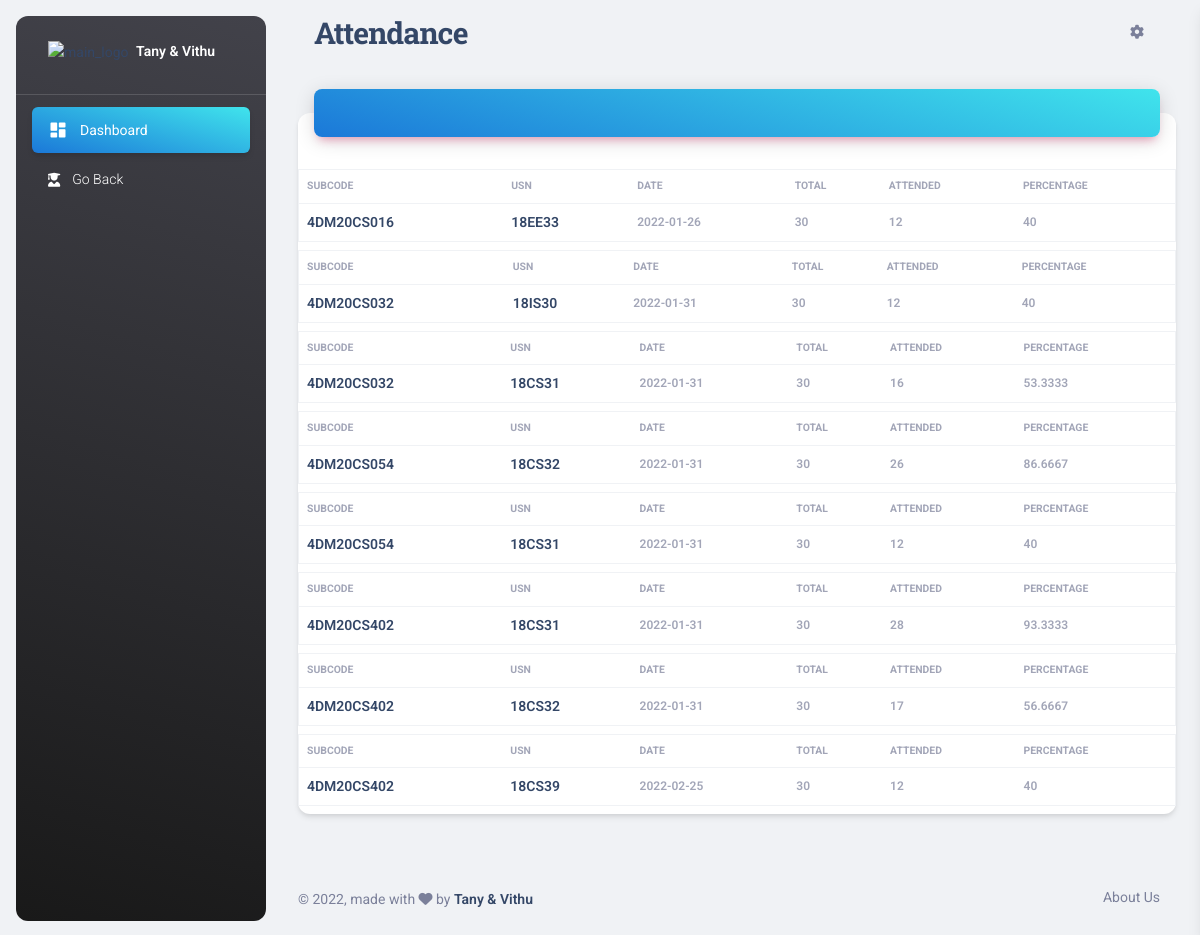
The app's page /seeat.php with its own data.
### tables this page shows
CREATE TABLE `attendance` (
  `usnn` varchar(50) NOT NULL,
  `sub` varchar(50) NOT NULL,
  `date` date NOT NULL,
  `total` int(100) NOT NULL,
  `attended` int(100) NOT NULL,
  `percentage` float NOT NULL
);

### seeat.php (the view, shortened to what this page needs)
<?php
  $conn = mysqli_connect('localhost','root','','collegedb');
?>
<!DOCTYPE html>
<html lang="en">
<head>
  <link href="assets/css/nucleo-icons.css" rel="stylesheet" />
  <link href="assets/css/nucleo-svg.css" rel="stylesheet" />
  <link id="pagestyle" href="assets/css/material-dashboard.css?v=3.0.0" rel="stylesheet" />
</head>
<body class="g-sidenav-show  bg-gray-200">
  <aside class="sidenav navbar navbar-vertical navbar-expand-xs border-0 border-radius-xl my-3 fixed-start ms-3   bg-gradient-dark" id="sidenav-main">
    <div class="sidenav-header">
      <a class="navbar-brand m-0"  >
        <img src="#" class="navbar-brand-img h-100" alt="main_logo">
        <span class="ms-1 font-weight-bold text-white">Tany & Vithu</span>
      </a>
    </div>
    <hr class="horizontal light mt-0 mb-2">
    <div class="collapse navbar-collapse  w-auto  max-height-vh-100" id="sidenav-collapse-main">
      <ul class="navbar-nav">
        <li class="nav-item">
          <a class="nav-link text-white active bg-gradient-primary" >
            <div class="text-white text-center me-2 d-flex align-items-center justify-content-center">
              <i class="material-icons opacity-10">dashboard</i>
            </div>
            <span class="nav-link-text ms-1">Dashboard</span>
          </a>
        </li>
        <li class="nav-item">
          <a class="nav-link text-white " href="marks.php">
            <div class="text-white text-center me-2 d-flex align-items-center justify-content-center">
              <i class="fas fa-user-graduate"></i>
            </div>
            <span class="nav-link-text ms-1">Go Back</span>
          </a>
        </li>
  </aside>
  <main class="main-content position-relative max-height-vh-100 h-100 border-radius-lg ">
    <nav class="navbar navbar-main navbar-expand-lg px-0 mx-4 shadow-none border-radius-xl" id="navbarBlur" navbar-scroll="true">
      <div class="container-fluid py-1 px-3">
        <nav aria-label="breadcrumb">
          <h3 class="font-weight-bolder mb-0">Attendance</h3>
        </nav>
        <div class="collapse navbar-collapse mt-sm-0 mt-2 me-md-0 me-sm-4" id="navbar">
          <ul class="navbar-nav  justify-content-end">
            <li class="nav-item px-3 d-flex align-items-center">
              <a href="javascript:;" class="nav-link text-body p-0">
                <i class="fa fa-cog fixed-plugin-button-nav cursor-pointer"></i>
              </a>
            </li>
          </ul>
        </div>
      </div>
    </nav>
     <div class="container-fluid py-4">
      <div class="row">
        <div class="col-12">
          <div class="card my-4">
            <div class="card-header p-0 position-relative mt-n4 mx-3 z-index-2">
              <div class="bg-gradient-primary shadow-primary border-radius-lg pt-4 pb-3">
              </div>
            </div>
            <div class="card-body px-0 pb-2">
              <div class="table-responsive p-0">
      <?php
    $query = "SELECT * FROM attendance ORDER BY usnn";
    $result = mysqli_query($conn, $query);
    if(mysqli_num_rows($result)>0){
      while($row = mysqli_fetch_array($result)){
    ?>
                <table class="table align-items-center mb-0" border = 1 cellspacing = 0 cellpadding = 10>
                  <tr>
                    <th  class="text-uppercase  text-xxs font-weight-bolder opacity-7">subcode</th>
                      <th  class="text-uppercase  text-xxs font-weight-bolder opacity-7">usn</th>
                      <th  class="text-uppercase  text-xxs font-weight-bolder opacity-7">date</th>
                      <th  class="text-uppercase  text-xxs font-weight-bolder opacity-7">total</th>
                      <th  class="text-uppercase  text-xxs font-weight-bolder opacity-7">attended</th>
                      <th  class="text-uppercase  text-xxs font-weight-bolder opacity-7">percentage</th>
                    </tr>
                  <tr>
                        <div class="d-flex px-2 py-1">
                          <div>
                      <td class="text-uppercase ">
                      <div class="d-flex flex-column justify-content-center">
                            <h6 class="mb-0 text-sm"><?php echo $row["usnn"]; ?></h6>
                          </td>
                        </div>
                    </div>
                      <td  class="text-uppercase ">
                         <h6 class="mb-0 text-sm"> <?php echo $row["sub"]; ?></h6>
                        </td>
                      <td  class="text-uppercase text-secondary text-xxs font-weight-bolder opacity-7">
                      <p class="text-xs font-weight-bold mb-0"><?php echo $row["date"]; ?></p>
                      </td>
                      <td  class="text-uppercase text-secondary text-xxs font-weight-bolder opacity-7">
                      <p class="text-xs font-weight-bold mb-0"><?php echo $row["total"]; ?></p>
                      </td>
                      <td  class="text-uppercase text-secondary text-xxs font-weight-bolder opacity-7">
                      <p class="text-xs font-weight-bold mb-0"><?php echo $row["attended"]; ?></p>
                      </td>
                      <td  class="text-uppercase text-secondary text-xxs font-weight-bolder opacity-7">
                      <p class="text-xs font-weight-bold mb-0"><?php echo $row["percentage"]; ?></p>
                      </td>
                    </tr>
                </table>
                <?php
      }
    } else {
    ?>
      <h3>No Data Found!</h3>
    <?php
    }
    ?>
              </div>
            </div>
          </div>
        </div>
      </div>
  </div>
      <footer class="footer py-4  ">
        <div class="container-fluid">
          <div class="row align-items-center justify-content-lg-between">
            <div class="col-lg-6 mb-lg-0 mb-4">
              <div class="copyright text-center text-sm text-muted text-lg-start">
                © ,
                made with <i class="fa fa-heart"></i> by
                <a href="#" class="font-weight-bold" >Tany & Vithu</a>
              </div>
            </div>
            <div class="col-lg-6">
              <ul class="nav nav-footer justify-content-center justify-content-lg-end">
                <li class="nav-item">
                  <a href="#" class="nav-link text-muted" target="#">About Us</a>
                </li>
              </ul>
            </div>
          </div>
        </div>
      </footer>
  </main>
</body>
</html>

### records on screen
attendance: usnn "4DM20CS016", sub "18EE33", date "2022-01-26", total "30", attended "12", percentage "40"
attendance: usnn "4DM20CS032", sub "18IS30", date "2022-01-31", total "30", attended "12", percentage "40"
attendance: usnn "4DM20CS032", sub "18CS31", date "2022-01-31", total "30", attended "16", percentage "53.3333"
attendance: usnn "4DM20CS054", sub "18CS32", date "2022-01-31", total "30", attended "26", percentage "86.6667"
attendance: usnn "4DM20CS054", sub "18CS31", date "2022-01-31", total "30", attended "12", percentage "40"
attendance: usnn "4DM20CS402", sub "18CS31", date "2022-01-31", total "30", attended "28", percentage "93.3333"
attendance: usnn "4DM20CS402", sub "18CS32", date "2022-01-31", total "30", attended "17", percentage "56.6667"
attendance: usnn "4DM20CS402", sub "18CS39", date "2022-02-25", total "30", attended "12", percentage "40"
